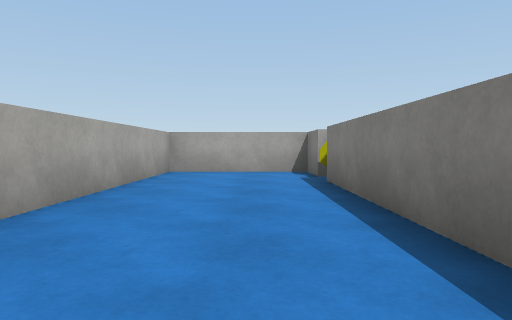
view 1 (above)

23 first-person views from a walk through a Unity game level. The camera is 0.62 m above the floor, tilts 2° down and sees 70° across. The floor is counted in squares, 1 m on a side. Each view is taken from the middle of a square. On the plan, view 1 faces up. The plan holds only what a view shows up to about 10 squares ahead; the rest is blank. The place goes on beyond the plan. The player is left out. Surface patterns are stand-ins for the level's own textures.

view 2
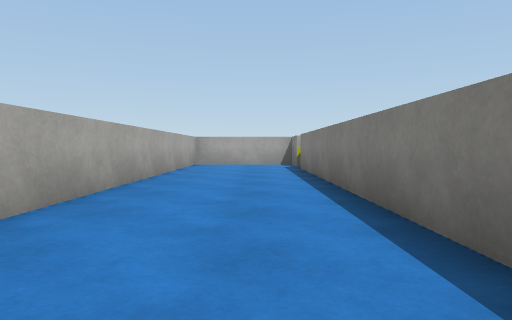

view 3
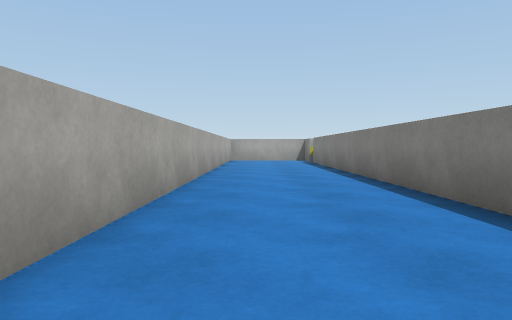

view 4
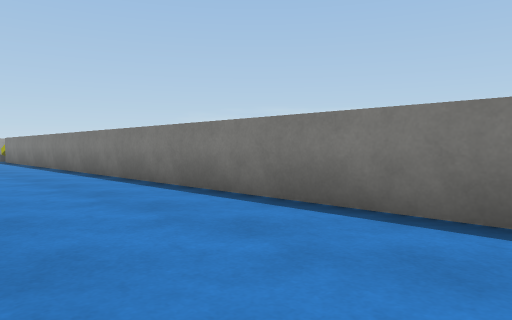

view 5
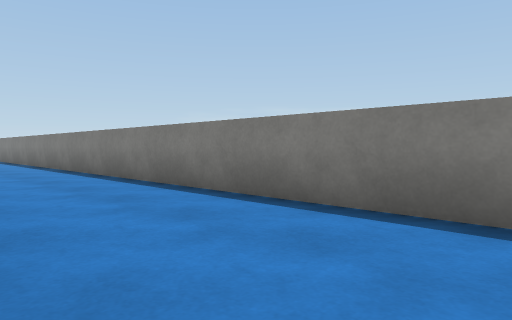

view 6
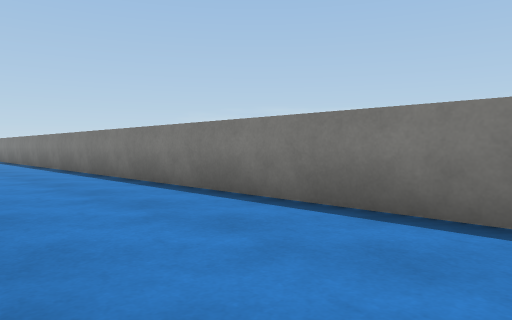

view 7
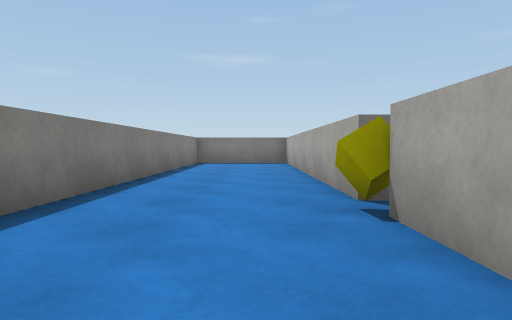

view 8
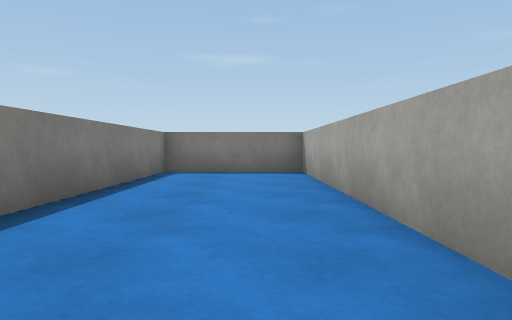

view 9
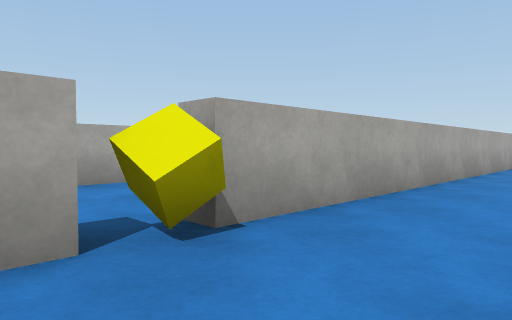

view 10
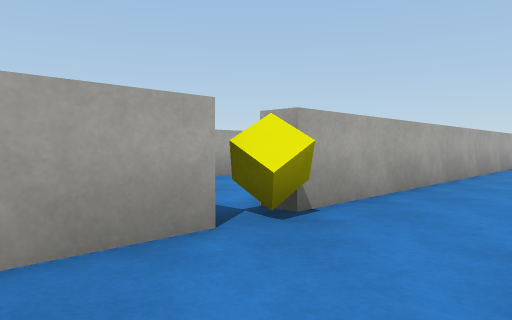

view 11
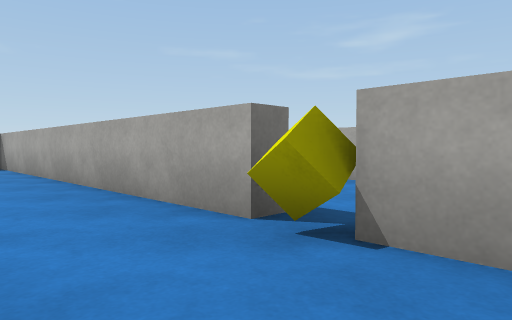

view 12
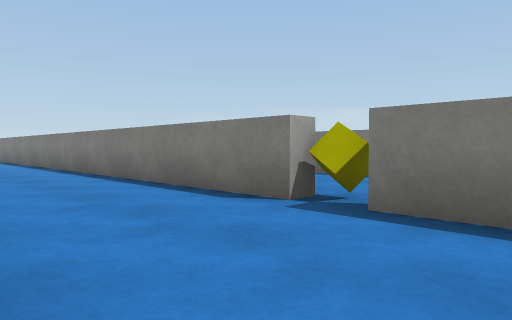

view 13
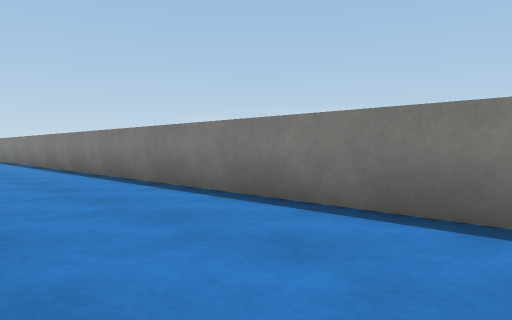

view 14
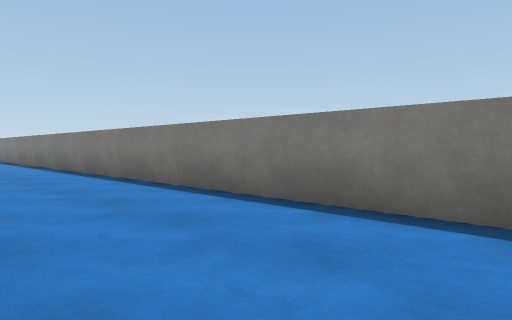

view 15
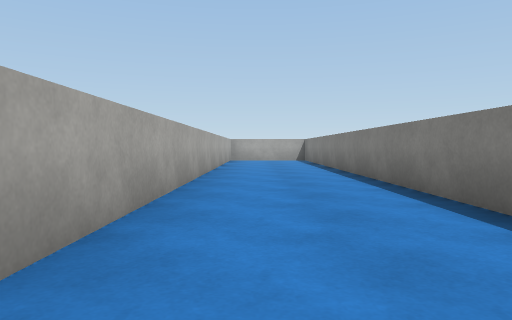

view 16
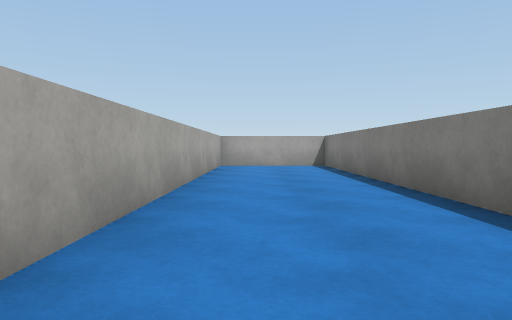

view 17
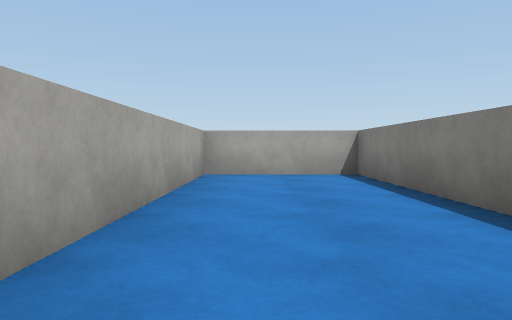

view 18
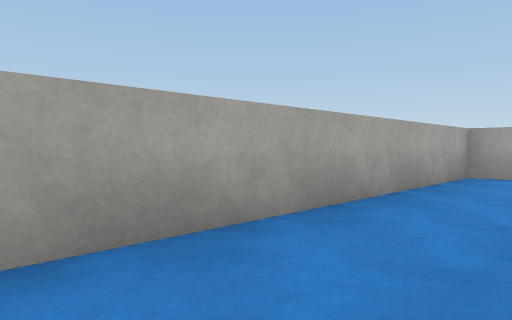

view 19
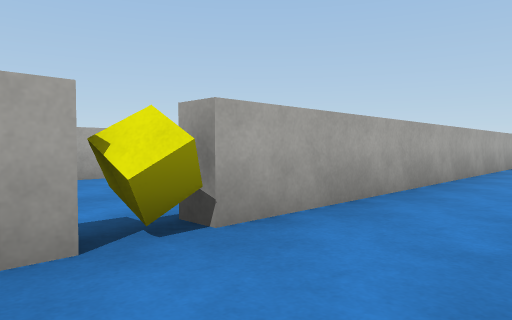

view 20
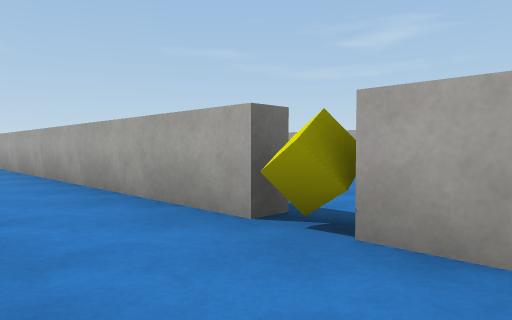

view 21
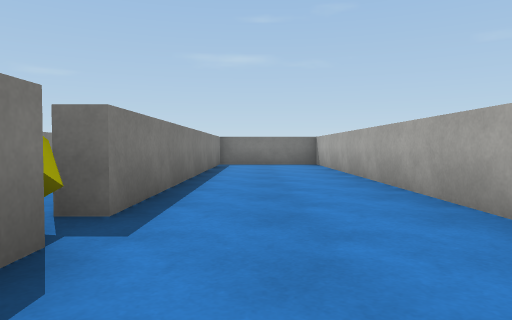

view 22
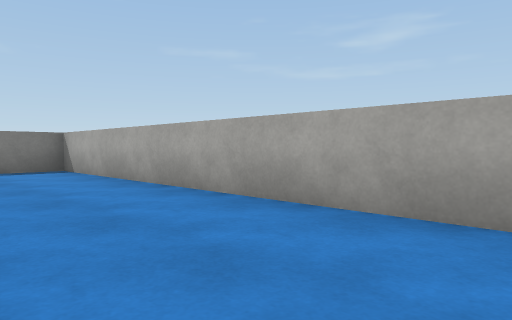

view 23
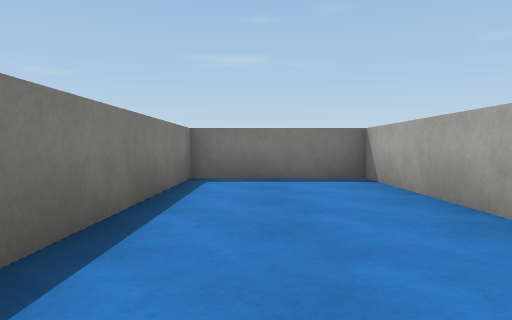

### Floor plan
Ten units are one square. View 1 is at (0, 0); x grows to the right and y downward. Boxes are objects, and circles mark ways between rooms. Rooms are numbered by the first view taken in them; rooms with no view inside come last. Other rooms are left out.
<svg viewBox="-75 -98 93 405">
<path fill="none" stroke="#000" d="M-22 90 -22 193M-27 202 -22 202 -22 302 13 302 13 -68M13 -78 13 -93 -22 -93 -22 64M-68 112 -62 112 -62 302 -27 302 -27 202M-22 193 -27 193 -27 -93 -62 -93 -62 102 -68 102"/>
<rect x="-25" y="195" width="10" height="10" fill="#bbb"><title>yellow cube</title></rect>
<rect x="-65" y="105" width="10" height="10" fill="#bbb"><title>yellow cube</title></rect>
<circle cx="-30" cy="200" r="3" fill="#2a7"/>
<text x="-10" y="100">1</text>
<text x="-50" y="110">2</text>
</svg>
Room 1 opens to room 2.

Where each view was taken, in squares from view 1:
view 1: 0 up, 0 right, facing up
view 2: 4 down, 0 right, facing up
view 3: 8 down, 1 left, facing up
view 4: 11 down, 2 left, facing up-right
view 5: 16 down, 2 left, facing up-right
view 6: 21 down, 2 left, facing up-right
view 7: 16 down, 1 left, facing down
view 8: 21 down, 1 left, facing down
view 9: 21 down, 0 right, facing up-left
view 10: 22 down, 0 right, facing up-left
view 11: 18 down, 0 right, facing down-left
view 12: 22 down, 6 left, facing up-right
view 13: 16 down, 6 left, facing up-right
view 14: 13 down, 6 left, facing up-right
view 15: 8 down, 5 left, facing up
view 16: 3 down, 5 left, facing up
view 17: 1 up, 5 left, facing up
view 18: 1 up, 4 left, facing up-left
view 19: 12 down, 4 left, facing up-left
view 20: 9 down, 4 left, facing down-left
view 21: 17 down, 4 left, facing down
view 22: 20 down, 3 left, facing down-left
view 23: 23 down, 4 left, facing down
